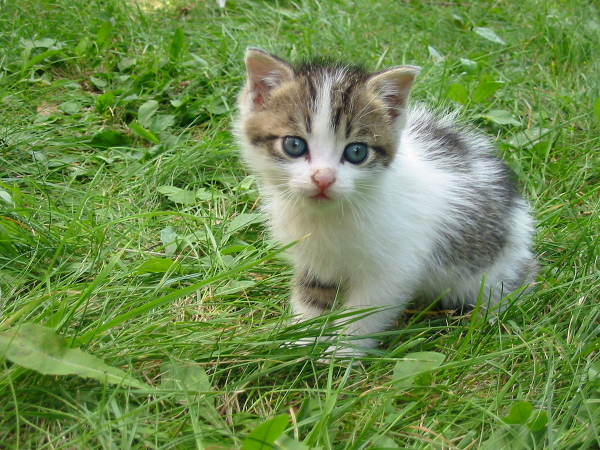
#> input picture kitty.jpg, 1200 x 900 px, found by its file name (shown at 1/2 size)
$ python Image_compression.py
#> lines starting #> are read from the running program, lines starting #| are printed output that depends on the picture
# Import necessary libraries
from matplotlib.image import imread               # Import function for reading images
import numpy as np                                # Import library for numerical computing
import matplotlib.pyplot as plt                   # Import library for plotting
import os                                         # Import library for interacting with operating system

# Set properties of matplotlib figure
plt.rcParams['figure.figsize']=[5,5]               # Set size of figure to 5x5 inches
plt.rcParams.update({'font.size':18})              # Set font size of figure to 18 points

# Load image and convert to grayscale
A = imread(os.path.join('..', 'kitty.jpg'))   # Load image file from directory and store as a 3D array
#> A is the input picture: shape (900, 1200, 3); mean R, G, B 110, 139.3, 77.1
B = np.mean(A,-1)                                          # Compute the mean of the color channels to convert to grayscale
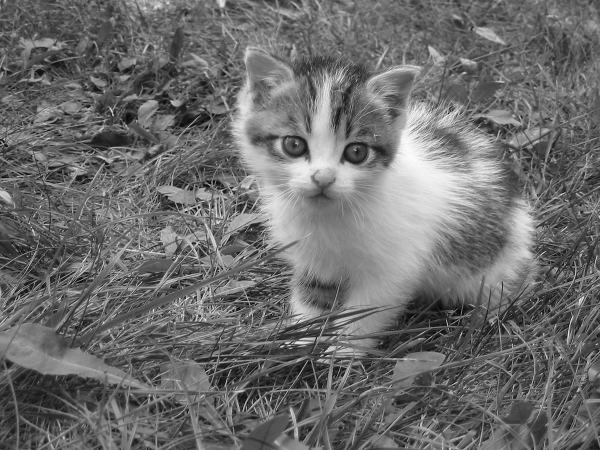
#> B: shape (900, 1200) float64 (shown at 1/2 size); min 0.333, max 255, mean 108.8

# Display original image
plt.figure()                                               # Create a new figure
plt.imshow(256-A)                                          # Display the original image
plt.axis('off')                                            # Turn off the axis labels

# Compute SVD of grayscale image and sort magnitudes
Bt = np.fft.fft2(B)                                        # Compute 2D SVD of the image
Btsort = np.sort(np.abs(Bt.reshape(-1)))                   # storing the svd

# Loop over compression ratios and display compressed images
for keep in (0.99, 0.05, 0.01, 0.002):                     # Loop over different compression ratios
    thresh = Btsort[(int(np.floor((1-keep)*len(Btsort))))] #
    ind = np.abs(Bt) > thresh                              #
    Atlow = Bt * ind                                       #
    plt.figure()                                           # Create a new figure
    plt.imshow(256 - np.real(np.fft.ifft2(Atlow)), cmap='gray') # Display the compressed image
    plt.axis('off')                                        # Turn off the axis labels
    plt.title('Compressed image keeping : ' + str(keep * 100) + '%')  # Set title of figure to compression ratio
#> this loop made 4 passes
#> thresh on passes 1 to 4: 551.2, 56254.6, 121769.1, 257187.4
#> pass 1, `ind = np.abs(Bt) > thresh`:
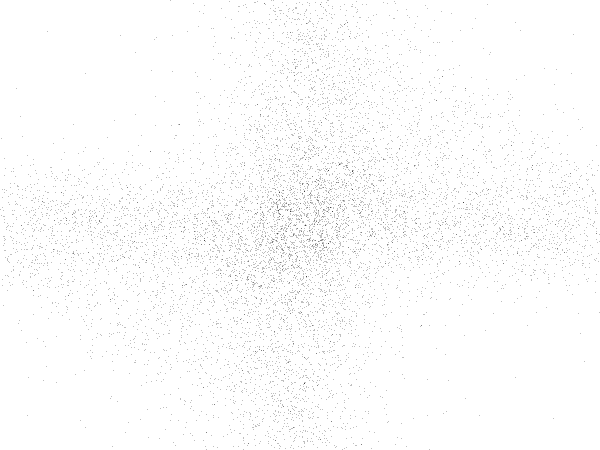
#> ind: shape (900, 1200) bool (shown at 1/2 size); 99% white; black in thin lines or dots
#> pass 3, `ind = np.abs(Bt) > thresh`:
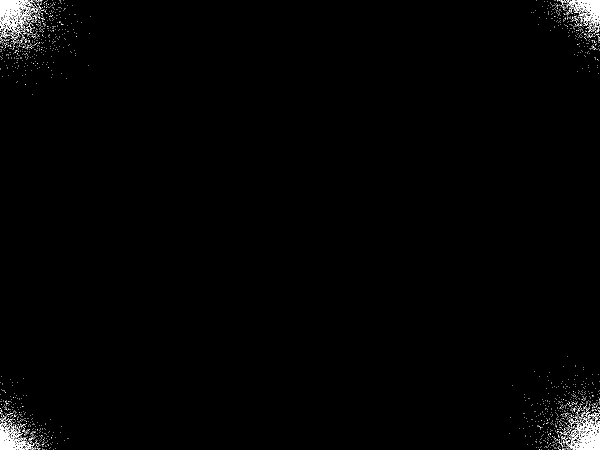
#> ind: shape (900, 1200) bool (shown at 1/2 size); 1% white in thin lines or dots

# Display 3D surface plot of original grayscale image
from mpl_toolkits.mplot3d import axes3d                   # Import 3D plotting toolkit
plt.rcParams['figure.figsize']=[6,6]                       # Set size of figure to 6x6 inches
fig = plt.figure()                                         # Create a new figure
ax = fig.add_subplot(111,projection='3d')                  # Add a 3D subplot to the figure
X,Y = np.meshgrid(np.arange(1,np.shape(B)[1]+1),np.arange(1,np.shape(B)[0]+1))  # Create a meshgrid for x and y coordinates
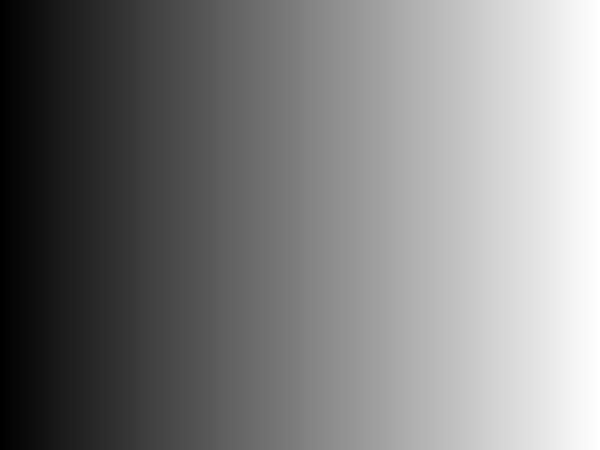
#> X: shape (900, 1200) int64 (shown at 1/2 size); min 1, max 1200, mean 600.5; drawn with min black and max white
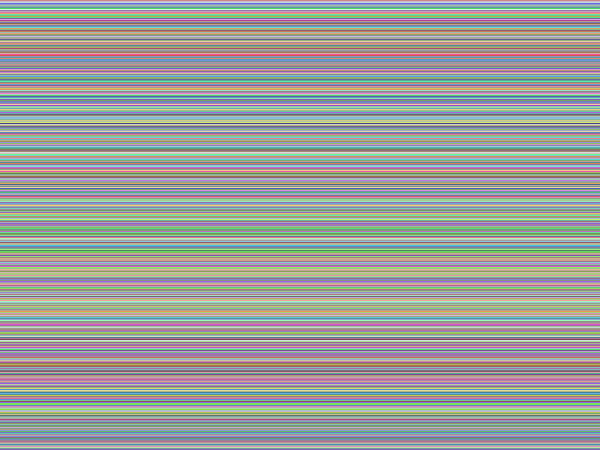
#> Y: shape (900, 1200) int64 (shown at 1/2 size); 900 distinct labels, from 1 to 900; one colour per label, 0 black
ax.plot_surface(X[0::10,0::10],Y[0::10,0::10],256-B[0::10,0::10],cmap='plasma',edgecolor='none')  # Plot 3D surface of image
ax.set_title('Surface plot')                               # Set title of figure
ax.mouse_init()                                            # Initialize mouse controls for 3D plot
ax.view_init(200,270)                                      # Set the initial viewing angle of the plot
plt.show()                                                 # Display the figure
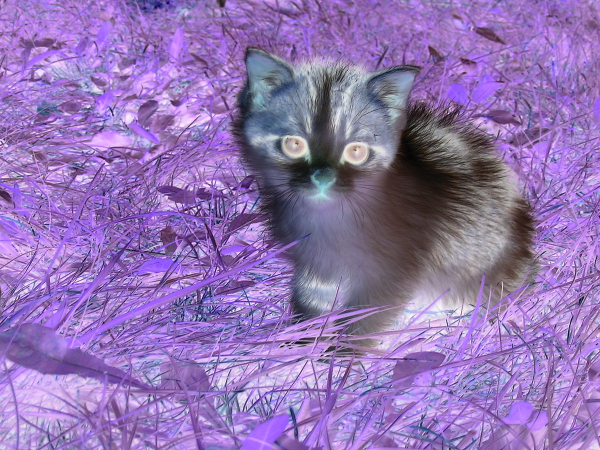
#> shown: shape (900, 1200, 3) (shown at 1/2 size); mean R, G, B 146, 116.7, 178.9
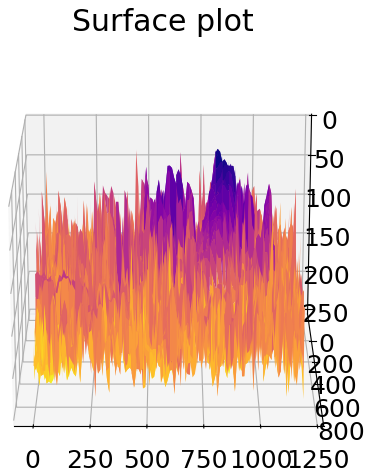
#> figure drawn by matplotlib, 1 panel
